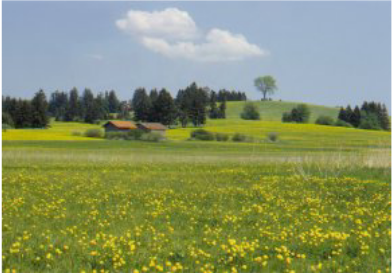
%> input picture Codes/image.png, 392 x 276 px
$ octave --eval "result = generate_depth_map('image.png');"   (GNU Octave 9; MATLAB toolbox functions it lacks are replaced by stand-ins)
%> lines starting %> are read from the running program, lines starting %| are printed output that depends on the picture
%> in generate_depth_map, I is the input picture: size 276x392x3 uint8; mean R, G, B 137, 147.6, 105.6
### Codes/MeanShift_final.m
function [final,no_clusterPoints] = MeanShift_final(I,Threshold)
%> called with Threshold = 0.2
% I=imread(I);
I = im2double(I);
%> I: size 276x392x3 double
input = reshape(I,size(I,1)*size(I,2),3);

[individualPoint_clusterMap,clustCent,cluster_individualPoint] = MeanShift(input',Threshold);
for i = 1:length(cluster_individualPoint)
    input(cluster_individualPoint{i},:) = repmat(clustCent(:,i)',size(cluster_individualPoint{i},2),1);
end

final = reshape(input,size(I,1),size(I,2),3);
no_clusterPoints = length(cluster_individualPoint);
% imshow(final);
end

### Codes/MeanShift.m
function [individualPoint_clusterMap,Clust_center,cluster_individualPoint]=MeanShift(data_Pts,Threshold)
%> called with Threshold = 0.2

%data_Pts is a 3 x Pixel area vector
%Pixel_area is the total rows and columns in one dimension
%dim is the number of channels

[dim,Pixel_area]=size(data_Pts);
%> dim = 3; Pixel_area = 108192
%variable to initialize the count of total cluster points
num_Cp=0;

%Variable to track which cluster the pixel belongs
% track=zeros(Pixel_area,1);

%Store the converged RGB value for each cluster point
Clust_center=[];
old_mean=0;

%variable to keep track what all points belong to a particular cluster
Clust_votes=zeros(1,Pixel_area);


%variable to keep track which points have already been clustered in
%various initializations
already_visited=zeros(1,Pixel_area);
Pixel_area1=1:Pixel_area;
num_iter=Pixel_area;
%> num_iter = 108192
while num_iter

    %Selcting random pixel to initialize it as the cluster center
    random_pixels=ceil(num_iter*rand);
    value_=Pixel_area1(random_pixels);
    %Pixel value in the starting seeding point
    mean_value=data_Pts(:,value_);
    %array to keep the votes to a particular pixel
    counter=zeros(1,Pixel_area);
    myMembers=[];
    %empty array to keep adding the elements which are inside the threshold
%     inliners=zeros(1,num_iter);
  while 1
% [9 lines of commented-out code are left out]
    dist=sum((repmat(mean_value,1,Pixel_area)-data_Pts).^2);
    inliners=find(dist<Threshold^2);
    counter(inliners)=counter(inliners)+1;

    oldMean=mean_value;
    mean_value=mean(data_Pts(:,inliners),2);
    myMembers=[myMembers inliners];
    already_visited(myMembers)=1;
    %This part of the if loop checks that after convergence if the new
    %formed cluster center is similar to older ones and if not it adds a new
    %cluter center
    if norm(oldMean-mean_value) < 1e-3*Threshold
        %variable to ckeck
        mrge=0;
%         if num_Cp~=0
          for j=1:num_Cp
                %distance between various cluster
                diff_cluster=norm(mean_value-Clust_center(:,j));
                %check if the new cluster added is already in the bound of any
                %older ones
                if diff_cluster<Threshold/2
                    mrge=j;
                    break;
                end
           end
%         end
        if mrge>0
            Clust_center(:,mrge)=0.5*(mean_value+Clust_center(:,mrge));
            Clust_votes(mrge,:)=Clust_votes(mrge,:)+counter;
        else
            num_Cp=num_Cp+1;
            Clust_center(:,num_Cp)=mean_value;
            Clust_votes(num_Cp,:)=counter;
        end
% [5 lines of commented-out code are left out]
        break;

    end

  end

 Pixel_area1=find(already_visited==0);
 num_iter=length(Pixel_area1);

end
%> this loop made 15 passes
%> (value_, num_iter) on passes 2, 3, 4, 5, 6, 7, 8, 9, 10, 11, 15: (79958, 20485), (41676, 16833), (26432, 12735), (45926, 2353), (36803, 833), (56119, 535), (7588, 93), (85388, 51), (63999, 31), (108148, 21), (36285, 0)
%> (value_, Pixel_area1, num_iter) on passes 12 to 14: (34353, [5091 5092 5367 9506 9782 36009 36285 36561 41797 63699], 10), (5367, [36009 36285 36561 63699], 4), (63699, [36009 36285 36561], 3)
%> after the loop, Clust_center = [0.635 0.487; 0.705 0.521; 0.786 0.18]; diff_cluster = 0.000228; mrge = 2; num_Cp = 2
[val,individualPoint_clusterMap]=max(Clust_votes,[],1);
cluster_individualPoint=cell(num_Cp,1);
%> cluster_individualPoint = {[], []}
for i1=1:num_Cp
    cell_members=find(i1==individualPoint_clusterMap);
    cluster_individualPoint{i1}=cell_members;

end
%> this loop made 2 passes
%> after the loop, cluster_individualPoint = 2 items


### Codes/detect_regions.m
function [regionImage, labeledImage] = detect_regions(hsvImage, medImage)
    [numRows,numCols,~] = size(hsvImage);
    regionImage =  uint8(zeros(numRows,numCols));
    labeledImage =  zeros(numRows,numCols);
    for i = 1:numRows
        for j = 1:numCols
            intensity = hsvImage(i,j,3);
            red = medImage(i,j,1);
            blue = medImage(i,j,2);
            green = medImage(i,j,3);
            if(isSky(intensity,red,blue,green))
                regionImage(i,j) = 0;
                labeledImage(i,j) = 1;
            elseif(isFarMountain(intensity, red,blue,green))
                regionImage(i,j) = 60;
                labeledImage(i,j) = 2;
            elseif(isNearMountain(intensity, red, blue, green))
                regionImage(i,j) = 120;
                labeledImage(i,j) = 2;
            elseif(isLand(intensity, red, blue, green))
                regionImage(i,j) = 200;
                labeledImage(i,j) = 3;
            else
                regionImage(i,j) = 255;
                labeledImage(i,j) = 4;
            end
        end
    end
end

### Codes/classification.m
function type = classification(labelledImage)
    [numRows,numCols,~] = size(labelledImage);
    values= 1:10:numCols;
    jumps = 0;
    skyCount=0;
    currentLabel = 0;
    currentJumpCount = 0;
	valuesSize = size(values,2);
    for j = 1:valuesSize
        flag=0;
        for i = 1:numRows
            if(i==1)
                if(labelledImage(i,values(1,j)) == 1)
                    currentLabel = 1;
                    currentJumpCount = 1;
					skyCount=skyCount+1;
                    continue;
                else
                    flag=1;
                    break;
                end
            elseif(i~=numRows)
                if(labelledImage(i,values(1,j))~=currentLabel)
                    currentJumpCount = currentJumpCount+1;
                    currentLabel = labelledImage(i,values(1,j));
                end
            end
        end
        if(flag==0)
            if(currentJumpCount<=5)
                jumps=jumps+1;
            end
        end
    end
    if(jumps >= 0.65*valuesSize)
        type = 0;
    elseif(skyCount >= 0.35*valuesSize)
        type = 1;
    else
        type = 2;
    end
end

### Codes/generate_depth_map.m
function [final,regionImage] = generate_depth_map(image)
    %image='./Input_images/image.png';

%     image
    I=imread(char(image));

    [final,no_clusterPoints]=MeanShift_final(I,.2);
%> in MeanShift_final, `[individualPoint_clusterMap,clustCent,cluster_individualPoint] = MeanS..`: clustCent = [0.635 0.487; 0.705 0.521; 0.786 0.18]; cluster_individualPoint = 2 items
%> the loop in MeanShift_final, `for i = 1:length(cluster_individualPoint)` made 2 passes
%> in MeanShift_final, `final = reshape(input,size(I,1),size(I,2),3);`:
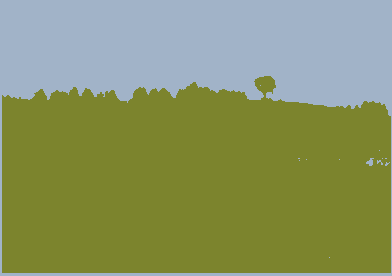
%> final: size 276x392x3 double; mean R, G, B 0.541, 0.587, 0.4
%> in MeanShift_final, `no_clusterPoints = length(cluster_individualPoint);`: no_clusterPoints = 2
%> no_clusterPoints = 2
    figure;
    imshow(final);
    H=rgb2hsv(final);
%> H: size 276x392x3 double; mean H, S, V 0.331, 0.486, 0.617
    final=final.*255;
    final2 = final; % applying median filter on segmented image
    final2(:,:,1)= medfilt2(final(:,:,1),[5 5]);
    final2(:,:,2)= medfilt2(final(:,:,2),[5 5]);
    final2(:,:,3)= medfilt2(final(:,:,3),[5 5]);
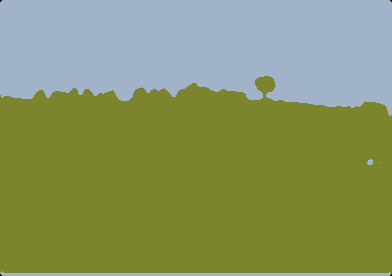
%> final2: size 276x392x3 double; mean R, G, B 137.8, 149.5, 101.3
    med = final2;
%     final2 = uint8(final2);
    final = uint8(final);
%> final: size 276x392x3 uint8

    [regionImage, labeledImage] = detect_regions(H,med);
%> after the loop in detect_regions, `for i = 1:numRows`:
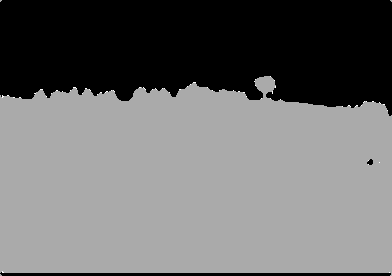
%> labeledImage: size 276x392 double; min 1, max 4, mean 2.29; drawn with min black and max white
%> after the loop in detect_regions, `for i = 1:numRows`:
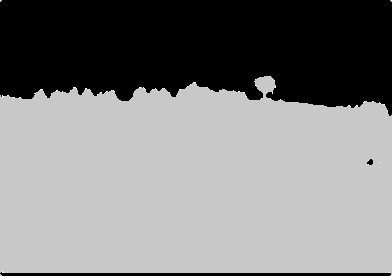
%> regionImage: size 276x392 uint8; min 0, max 255, mean 128.6
    type = classification(labeledImage)
%> after the loop in classification, `for j = 1:valuesSize`: currentJumpCount = 4; currentLabel = 1; skyCount = 38
%> type = 0
%     final1=uint8(regionImage);
%     figure;
%     imshow(final1)
end
